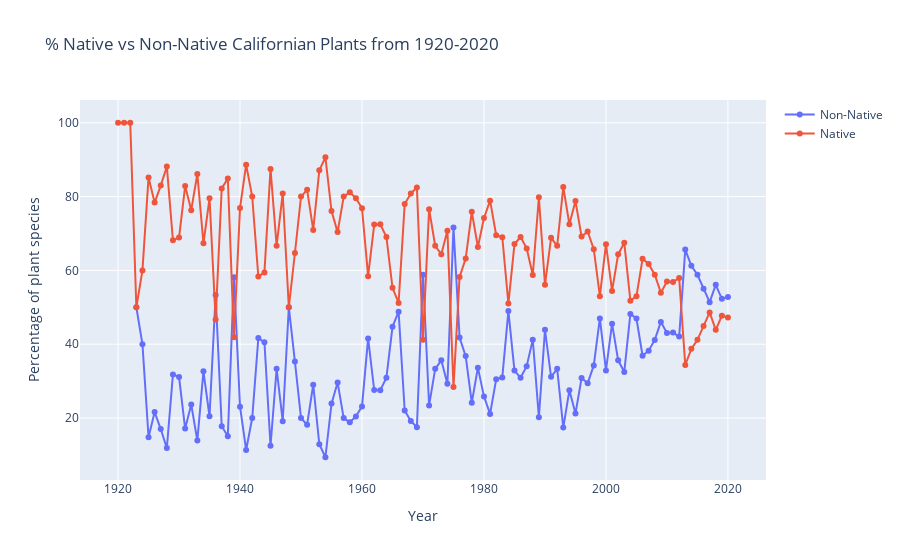

The notebook cell saved with this chart:
### Code cell
#visualization from data
fig = go.Figure()
fig.add_trace(go.Scatter(x    = flowersCA_percentByYear[flowersCA_percentByYear['native'] == 'no']['year'],
                         y    = flowersCA_percentByYear[flowersCA_percentByYear['native'] == 'no']['percent'],
                         mode = 'lines+markers',
                         name = 'Non-Native'))

fig.add_trace(go.Scatter(x    = flowersCA_percentByYear[flowersCA_percentByYear['native'] == 'yes']['year'],
                         y    = flowersCA_percentByYear[flowersCA_percentByYear['native'] == 'yes']['percent'],
                         mode = 'lines+markers',
                         name = 'Native'))

fig.update_layout(title='% Native vs Non-Native Californian Plants from 1920-2020',
                   xaxis_title='Year',
                   yaxis_title='Percentage of plant species')
fig.show()
